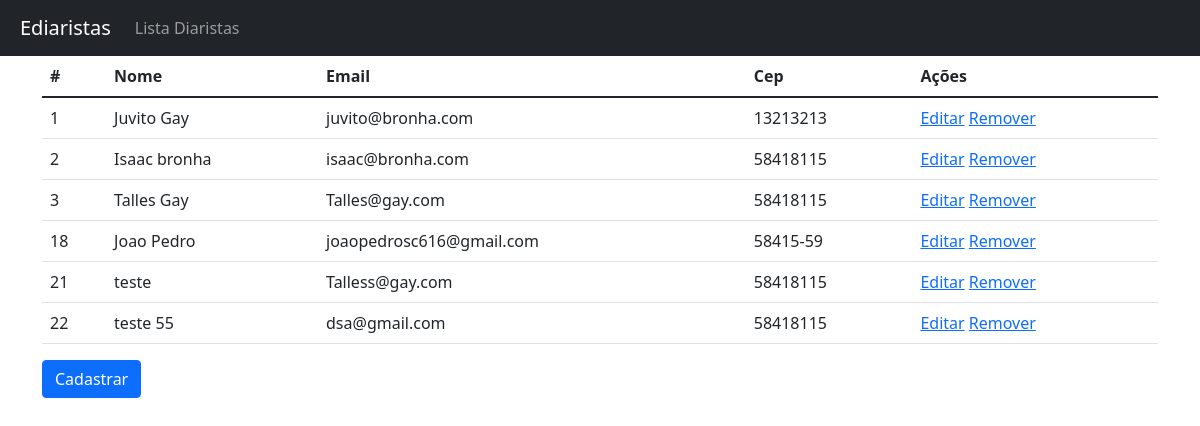
Page /web/listar_diaristas on the earlier database version.
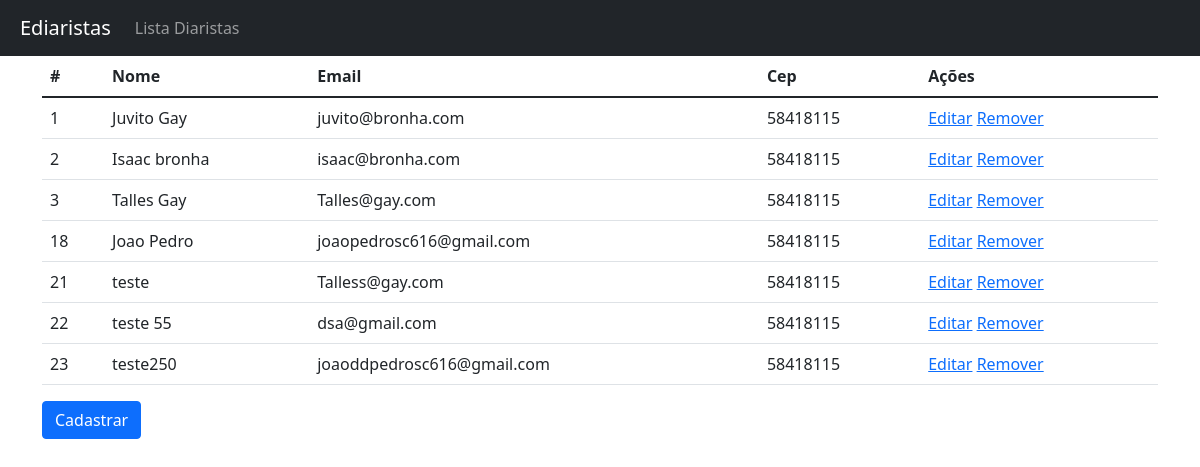
Same page on the later database version.
### web/models.py (models this page shows)
class Diarista(models.Model):
    nome_completo = models.CharField(max_length=100, null=False, blank=False)
    cpf = models.CharField(max_length=11, null=False, blank=False, unique=True)
    email = models.EmailField(null=False, blank=False, unique=True)
    telefone = models.CharField(max_length=11, null=False, blank=False)
    logradouro = models.CharField(max_length=60, null=False, blank=False)
    numero = models.IntegerField(null=False, blank=False)
    bairro = models.CharField(max_length=30, null=False, blank=False)
    complemento = models.CharField(max_length=100, null=False, blank=True)
    cep = models.CharField(max_length=8, null=False, blank=False)
    estado = models.CharField(max_length=2, null=False, blank=False)
    cidade = models.CharField(max_length=30, null=False, blank=True)
    codigo_ibge = models.IntegerField(null=False, blank=False)
    foto_usuario = models.ImageField(null=False)

### web/views.py (the view)
# urls.py: path('listar_diaristas', listar_diaristas, name='listar_diaristas'),
def listar_diaristas(request):
    diarista = Diarista.objects.all()
    return render(request, 'lista_diaristas.html',{'diaristas': diarista})

### web/templates/lista_diaristas.html
{%extends 'base.html'%}
{%load easy_mask%}
{%block conteudo%}
<table class="table">
  <thead>
  <tr>
    <th>#</th>
    <th>Nome</th>
    <th>Email</th>
    <th>Cep</th>
    <th>Ações</th>
  </tr>
  </thead>
  <tbody>
    {% for diarista in diaristas %}
      <tr>
        <td>{{diarista.id}}</td>
        <td>{{diarista.nome_completo}}</td>
        <td>{{diarista.email}}</td>
        <td>{{diarista.cep|cep}}</td>
        <td>
            <a href="{% url 'editar_diarista' diarista.id %}">Editar</a>
            <a href="{% url 'remover_diarista' diarista.id %}">Remover</a>
        </td>
      </tr>
    {% endfor %}
  </tbody>
</table>
<a href="http://127.0.0.1:8000/web/cadastrar_diarista" class="btn btn-primary">Cadastrar</a>
{%endblock conteudo%}

### web/templates/base.html (shortened to what this page needs)
<!DOCTYPE html>
<html lang="en">
<head>
    <link href="https://cdn.jsdelivr.net/npm/bootstrap@5.1.3/dist/css/bootstrap.min.css" rel="stylesheet">
</head>
<body>
<nav class="navbar navbar-expand-md navbar-dark bg-dark md-4">
    <a href="{% url 'cadastrar_diarista'%}" class="navbar-brand" style="margin-left: 20px" >Ediaristas</a>
    <div class="collapse navbar-collapse" id="navbarCollapse">
        <ul class="navbar-nav mr-auto">
            <li class="nav-item active">
                <a href="{% url 'listar_diaristas'%}" class="nav-link">Lista Diaristas</a>
            </li>
        </ul>
    </div>
</nav>
  <main role="main" class="container">
  {%block conteudo%}
  {% endblock conteudo%}
  </main>
</body>
</html>

Differences in the rows shown:
changed Diarista "Juvito Gay": cep|cep "13213213" → "58418115"
changed Diarista "Joao Pedro": cep|cep "58415-59" → "58418115"
added Diarista: id "23", nome_completo "teste250", email "joaoddpedrosc616@gmail.com", cep|cep "58418115"
